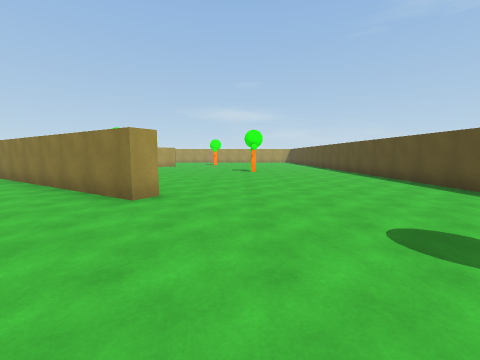
[1] (above)

16 first-person views from a walk through a 3-D level made in the Unity game engine. The camera is 1.4 m above the floor, tilts 6° down and sees 90° across. The floor is counted in squares, 2 m on a side. Each view is taken from the middle of a square. On the plan, view 1 faces up. The plan holds only what a view shows up to about 9 squares ahead; the rest is blank.

[2]
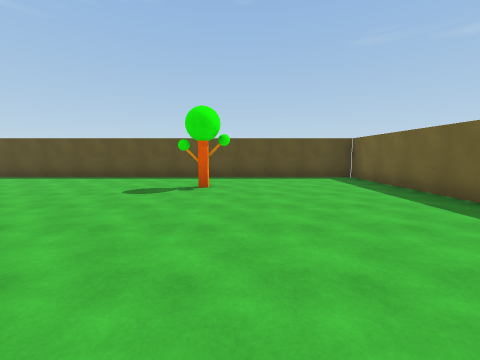

[3]
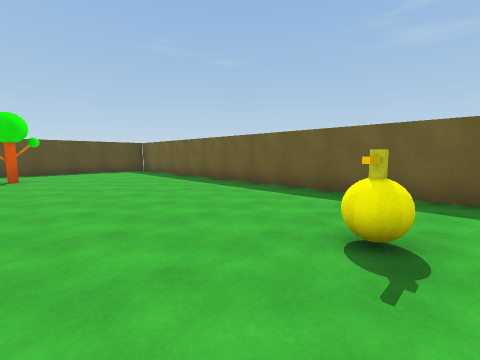

[4]
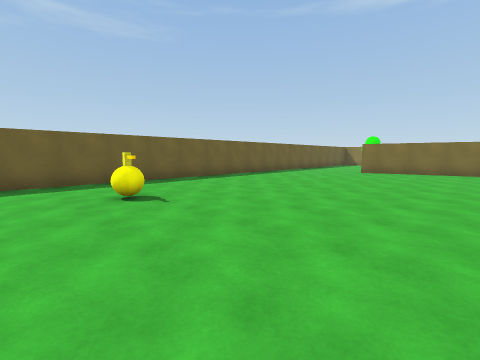

[5]
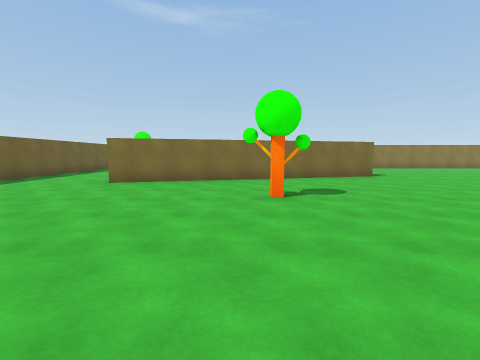

[6]
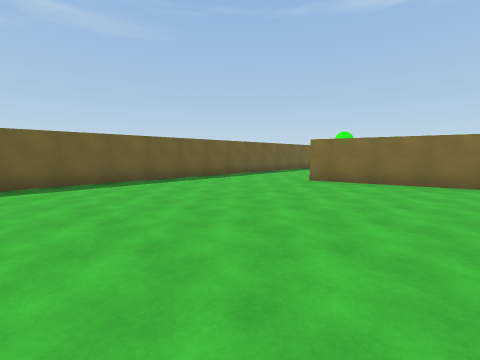

[7]
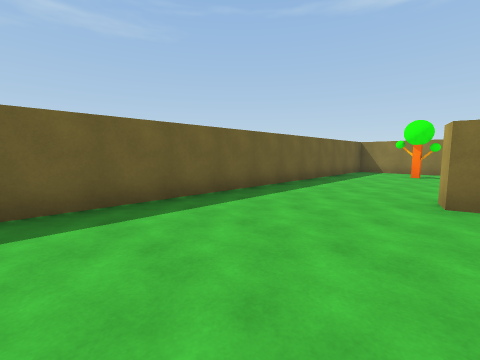

[8]
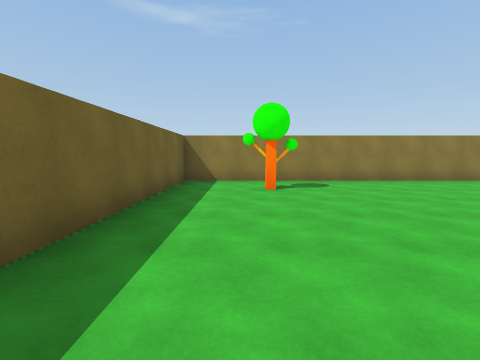

[9]
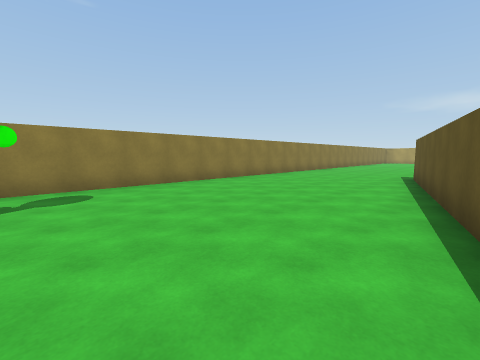

[10]
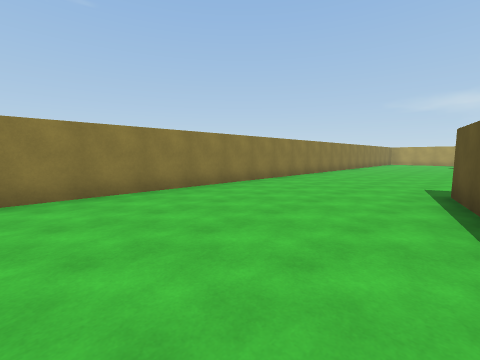

[11]
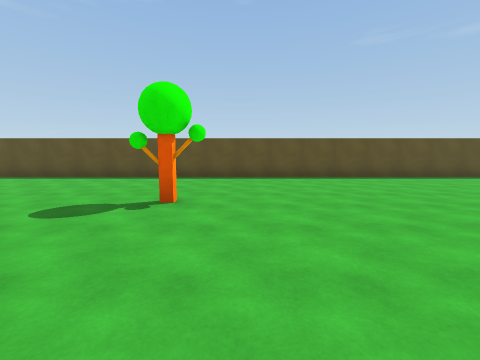

[12]
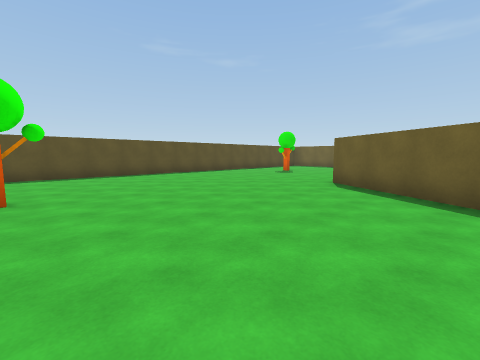

[13]
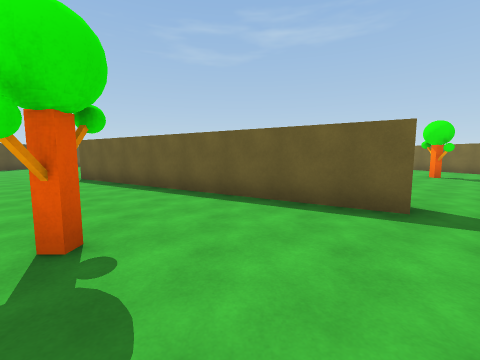

[14]
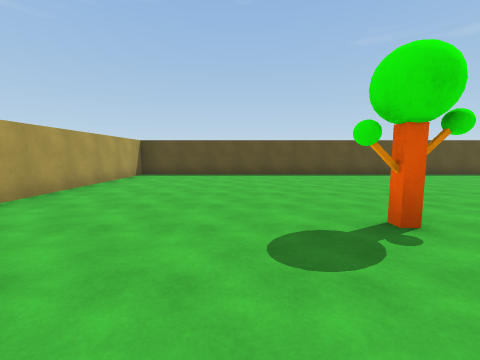

[15]
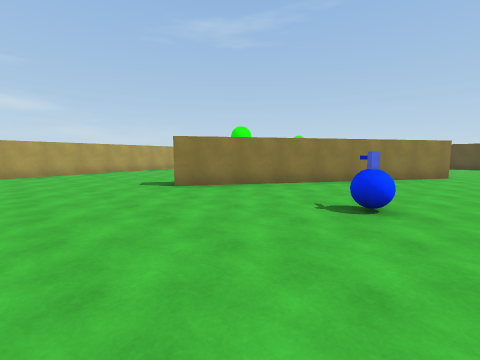

[16]
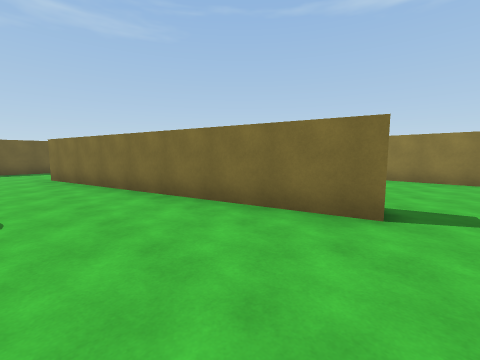

### Floor plan
Points are (right, up) in squares from view 1. A wall is a line through its corners. A room is listed if a view was taken in it or the views show most of it. See-through windows are left out.
Room 1 (views 1, 2, 3, 4, 5, 6, 7, 8, 9, 10, 11, 12, 13, 14, 15, 16)
walls: (-8, 8.2) (-1.4, 4.1) (-1.6, 3.6) (-8.3, 7.8); (-8.3, 13.2) (-11.1, 12.5); (-15.8, 7.4) (-14, -0.3) (-14.5, -0.4); (-15, 1.7) (-16.3, 7.3); (-20.5, 10.4) (-20.5, -3.5) (4.5, -3.5) (4.5, 21.5) (-0.6, 21.5)
objects: tree (-19, -1); tree (-12, 4); other object (-8, 4); other object (-6, -1); tree (-5, 9); tree (-2, 16) to (-2, 17); tree (1, 10); tree (2, 1)

Positions as (right, up) in squares from view 1, and headings:
1: (0, 0), facing up
2: (-3, 0), facing right
3: (-6, 1), facing down-right
4: (-4, 3), facing down-left
5: (-8, 3), facing left
6: (-8, 3), facing down-left
7: (-10, 0), facing down-left
8: (-14, -2), facing left
9: (-15, -1), facing up-left
10: (-16, 2), facing up-left
11: (-3, 9), facing right
12: (-4, 10), facing down-right
13: (-6, 11), facing down
14: (-4, 18), facing right
15: (-11, 3), facing up-right
16: (-13, 8), facing down-left
